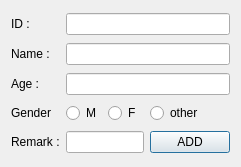
<?xml version="1.0" encoding="UTF-8"?>
<ui version="4.0">
 <class>Dialog</class>
 <widget class="QDialog" name="Dialog">
  <property name="geometry">
   <rect>
    <x>0</x>
    <y>0</y>
    <width>241</width>
    <height>167</height>
   </rect>
  </property>
  <property name="windowTitle">
   <string>Add to Database</string>
  </property>
  <layout class="QGridLayout" name="gridLayout">
   <item row="1" column="1" colspan="3">
    <widget class="QLineEdit" name="lineEdit_2">
     <property name="text">
      <string/>
     </property>
    </widget>
   </item>
   <item row="4" column="0">
    <widget class="QLabel" name="label_5">
     <property name="text">
      <string>Remark :</string>
     </property>
    </widget>
   </item>
   <item row="1" column="0">
    <widget class="QLabel" name="label_2">
     <property name="text">
      <string>Name : </string>
     </property>
    </widget>
   </item>
   <item row="0" column="0">
    <widget class="QLabel" name="label">
     <property name="text">
      <string>ID : </string>
     </property>
    </widget>
   </item>
   <item row="3" column="1">
    <widget class="QRadioButton" name="radioButton">
     <property name="text">
      <string>M</string>
     </property>
    </widget>
   </item>
   <item row="0" column="1" colspan="3">
    <widget class="QLineEdit" name="lineEdit">
     <property name="text">
      <string/>
     </property>
    </widget>
   </item>
   <item row="2" column="1" colspan="3">
    <widget class="QLineEdit" name="lineEdit_4">
     <property name="text">
      <string/>
     </property>
    </widget>
   </item>
   <item row="3" column="2">
    <widget class="QRadioButton" name="radioButton_2">
     <property name="text">
      <string>F</string>
     </property>
    </widget>
   </item>
   <item row="3" column="0">
    <widget class="QLabel" name="label_4">
     <property name="text">
      <string>Gender</string>
     </property>
    </widget>
   </item>
   <item row="4" column="1" colspan="2">
    <widget class="QLineEdit" name="lineEdit_5">
     <property name="text">
      <string/>
     </property>
    </widget>
   </item>
   <item row="4" column="3">
    <widget class="QPushButton" name="pushButton">
     <property name="text">
      <string>ADD</string>
     </property>
    </widget>
   </item>
   <item row="3" column="3">
    <widget class="QRadioButton" name="radioButton_3">
     <property name="text">
      <string>other</string>
     </property>
    </widget>
   </item>
   <item row="2" column="0">
    <widget class="QLabel" name="label_3">
     <property name="text">
      <string>Age :</string>
     </property>
    </widget>
   </item>
  </layout>
 </widget>
 <resources/>
 <connections/>
</ui>
